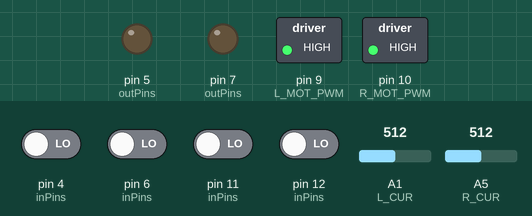
This program was run on a simulated Arduino Uno, built with avr-gcc and run on an emulated ATmega328P. Parts: switched loads named in the program (green lamp = pin HIGH), output pins drawn as LEDs (lit = HIGH). The test bench sets the inputs (shaded band); at power-on: pin 4 (inPins), pin 6 (inPins), pin 11 (inPins), pin 12 (inPins) LOW, A1 (L_CUR) = 512, A5 (R_CUR) = 512. What the program prints to the serial monitor is not drawn.

Above: at 0.1 s.
Timing chart, 0 to 1.6 s (numbered marks = the images above):
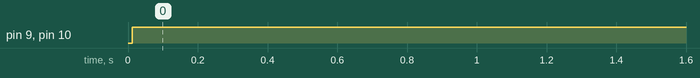

The program:

main.cpp
```cpp
// Program that displays encoder values of 2 wheel diff. drive to serial
#include "Arduino.h"
// Input pin defines
#define L_MOT_A 11 // PCINT0_vect
#define L_MOT_B 12 // PCINT0_vect
#define R_MOT_A 4  // PCINT2_vect
#define R_MOT_B 6  // PCINT2_vect
#define L_CUR   A1
#define R_CUR   A5

// Output pin defines
#define L_MOT_DIR 7
#define L_MOT_PWM 9
#define R_MOT_DIR 5
#define R_MOT_PWM 10

#define CP_ROT 1120 // counts per rotation

int inPins[4] = {L_MOT_A, L_MOT_B, R_MOT_A, R_MOT_B};
int outPins[4] = {L_MOT_PWM, L_MOT_DIR, R_MOT_PWM, R_MOT_DIR};

volatile int left_count = 0;
volatile int right_count = 0;

// the bytes will be like registers storing the previous states which will be compared
volatile byte left_state = 0;
volatile byte right_state = 0;

// Define ISRs
ISR(PCINT0_vect)
{
    // Reason why this wasn't working was because the pin #
    // does not correspond to the port pin #
    if(PINB & bit(3))
        left_state = (left_state | 0b10) & 0b1111;
    else
        left_state &= 0b1101;

    if(PINB & bit(4))
        left_state = (left_state | 0b01) & 0b1111;
    else
        left_state &= 0b1110;

    switch(left_state)
    {
        case 1:
        case 7:
        case 14:
        case 8:
            left_count++;
        break;
        case 4:
        case 2:
        case 11:
        case 13:
            left_count--;
    } // end case

    left_state <<= 2;
} // end PCINT0_vect

ISR(PCINT2_vect)
{
    if(PIND & bit(R_MOT_A))
        right_state = (right_state | 0b10) & 0b1111;
    else
        right_state &= 0b1101;

    if(PIND & bit(R_MOT_B))
        right_state = (right_state | 0b01) & 0b1111;
    else
        right_state &= 0b1110;

    switch(right_state)
    {
        case 1:
        case 7:
        case 14:
        case 8:
            right_count++;
        break;
        case 4:
        case 2:
        case 11:
        case 13:
            right_count--;
    } // end case

    right_state <<= 2;
} // end PCINT2_vect

void setup()
{
    Serial.begin(9600);

    //Flag setting for registers
    PCICR |= bit(PCIE2) | bit(PCIE0);
    PCIFR |= bit(PCIF2) | bit(PCIF0);
    PCMSK2 |= bit(PCINT20) | bit(PCINT22);
    PCMSK0 |= bit(PCINT3) | bit(PCINT4);

    // Change the ADC clock prescaler
    ADCSRA &= 0b11111000;

    // Change the clock prescaler, CS10, CS11, and CS12.
    TCCR1B &= ~( bit(CS12) | bit(CS11) | bit(CS10) ); // reset clock prescaler
    TCCR1B |= bit(CS10);                              // enable 1x scaling

    for(int i = 0; i < 4; i++)
    {
        pinMode(inPins[i], INPUT);     // set which pins are inputs
        pinMode(outPins[i], OUTPUT);   // set which pins are outputs
        digitalWrite(outPins[i], LOW); // set output pins low
    } // end for

    pinMode(L_CUR, INPUT);
    pinMode(R_CUR, INPUT);
} // end setup

int starttime, interval;
double left_current;
double right_current;
int state = 0;
void loop()
{
    if(state < 4)
    {
        Serial.print("Left Current: ");
        starttime = micros();
        left_current = analogRead(L_CUR);
        interval = micros()-starttime;
        left_current = (left_current-515)/1023.0 * 73.3;
        Serial.println(left_current);
        Serial.print("Sample time: ");
        Serial.println(interval);

        Serial.print("Right Current: ");
        starttime = micros();
        right_current = analogRead(R_CUR);
        interval = micros()-starttime;
        right_current = (right_current-519)/1023.0 * 73.3;
        Serial.println(right_current);
        Serial.print("Sample time: ");
        Serial.println(interval);
    }
    switch(state)
    {
        case 0:
            analogWrite(L_MOT_PWM, 255);
            analogWrite(R_MOT_PWM, 255);
            state = 1;
        break;

        case 1:
            if(abs(left_count) > 10*CP_ROT)
                analogWrite(L_MOT_PWM, 0);
            if(abs(right_count) > 10*CP_ROT)
                analogWrite(R_MOT_PWM, 0);
            if(abs(left_count)> 10*CP_ROT && abs(left_count) > 10*CP_ROT)
                state = 2;
        break;

        case 2:
            Serial.print("Left encoder: ");
            Serial.println(left_count);
            Serial.print("Right encoder: ");
            Serial.println(right_count);
            state = 3;
        break;

        case 3:
            Serial.println("Done");
            state = 4;
    } // end switch
} // end loop
```

Measured:
- by itself, pin 9 (L_MOT_PWM), pin 10 (R_MOT_PWM): LOW → HIGH at 0.01 s
